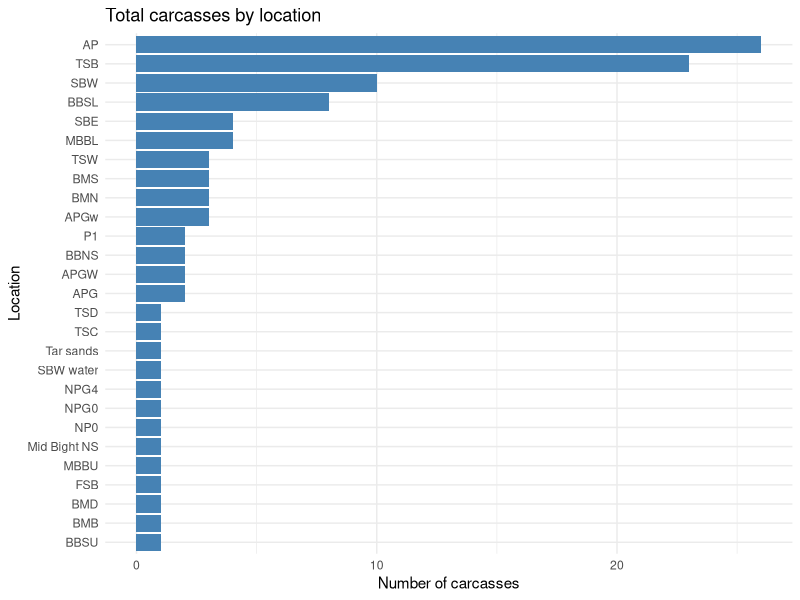
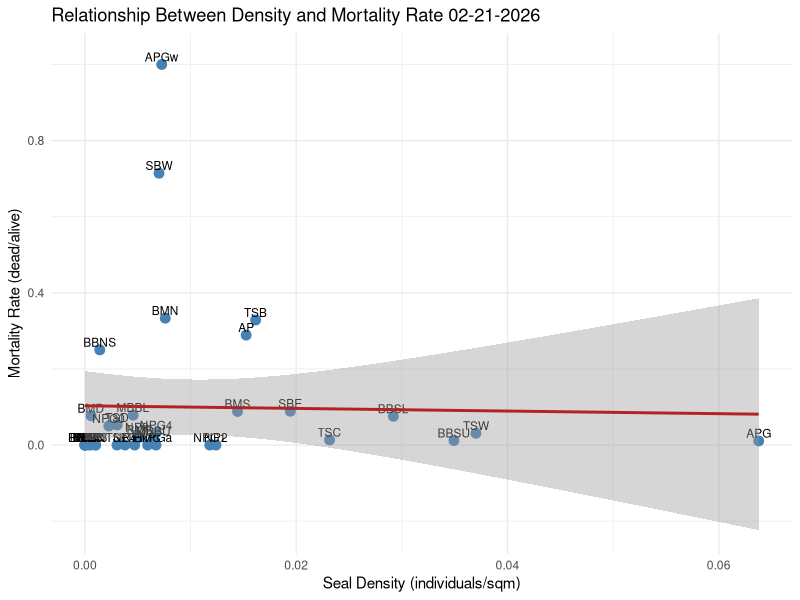
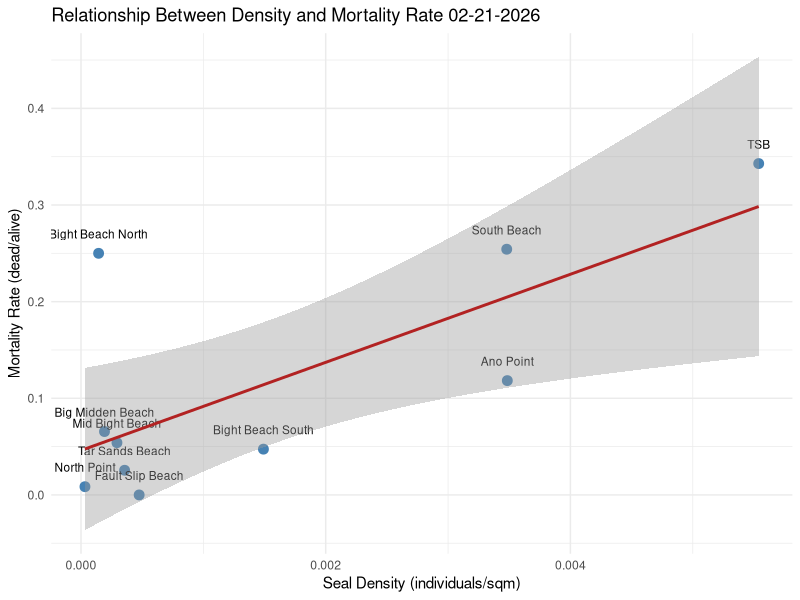

Here is the R script that generated these plots, in order:
library(tidyverse)
library(dplyr)

carcassdata<- read_csv("ML_all_carcasses_2026_April23.csv",
               quote = '"')

glimpse(carcassdata)
carcassdata |> 
  count(area, sort = TRUE) |> 
  print(n = 27)
carcassdata |> 
  count(area, sort = TRUE) |> 
  ggplot(aes(x = reorder(area, n), y = n)) +
  geom_col(fill = "steelblue") +
  coord_flip() +
  labs(
    title = "Total carcasses by location",
    x = "Location",
    y = "Number of carcasses"
  ) +
  theme_minimal()
X20210221SegementAreaCount <- read_csv("20210221SegementAreaCount.csv")

#adding in density column=individuals/area
DensityDS <- X20210221SegementAreaCount %>%
  mutate(density = NUMPOINTS / area_sqm)

view(DensityDS)

#renaming and modifing existing columns
DensityDS <- DensityDS %>% rename(number_individuals = NUMPOINTS, beach_location = Beach)
DensityDS <- DensityDS %>% select(-fid)
DensityDS <- DensityDS %>% rename(number_individuals_alive = number_individuals)

#getting number of dead individuals, merging APGW and APGw into one location
df_counts <- carcassdata %>%
  mutate(area = case_when(
    area == "APGW" ~ "APGw",
    TRUE ~ area
  )) %>%
  group_by(area) %>%
  summarise(number_individuals_dead = n())

#joining tables, keeping all locations even if no density match
combined <- DensityDS %>%
  full_join(df_counts, by = c("beach_location" = "area"))

#replace Na in number_individuals_dead with 0
combined$number_individuals_dead[is.na(combined$number_individuals_dead)] <- 0

#adding mortality rate column
combined <- combined %>%
  mutate(mortality_rate = number_individuals_dead / number_individuals_alive)

#replacing NaN and inf with 0
combined <- combined %>%
  mutate(across(everything(), ~ifelse(is.nan(.), 0, .)))%>%
  mutate(across(everything(),~ifelse(is.infinite(.), 0, .)))

#deleting repeating rows (17,18,19,20)
combined <- combined %>% slice(-c(17, 18, 19,20)) 

#combining SBW water with SBW and Tar sands with TSB and Mid Bight NS to MBBL
combined$number_individuals_dead[combined$beach_location == "SBW"] <- combined$number_individuals_dead[combined$beach_location == "SBW"] + combined$number_individuals_dead[combined$beach_location == "SBW water"]

combined$number_individuals_dead[combined$beach_location == "TSB"] <- combined$number_individuals_dead[combined$beach_location == "TSB"] + combined$number_individuals_dead[combined$beach_location == "Tar sands"]

combined$number_individuals_dead[combined$beach_location == "MBBL"] <- combined$number_individuals_dead[combined$beach_location == "MBBL"] + combined$number_individuals_dead[combined$beach_location == "Mid Bight NS"]

#remove SBW water and Tar sands
combined <- combined[-c(39,40,37), ]

#grouping locations together to see if there is a larger scale trend
unique(combined$beach_location)

combinedlocation <- combined %>%
  mutate(combinedlocation = case_when(
    beach_location %in% c("NP", "NPC", "NP0", "NP1", "NP2", "NP3", "NP4", "NP5", "NPG0", "NPGa", "NPG1", "NPG4", "NPD")          ~ "North Point",
    beach_location %in% c("BBN", "BBNS", "BBNN")    ~ "Bight Beach North",
    beach_location %in% c("MBBL", "MBBU", "Mid Bight NS")              ~ "Mid Bight Beach",
    beach_location %in% c("BMB", "BMNN", "BMD","BMC", "BMS","BMD", "BMN")              ~ "Big Midden Beach",
    beach_location %in% c("BBSL", "BBSU","")              ~ "Bight Beach South",
    beach_location %in% c("AP", "APG","APGw")              ~ "Ano Point",
    beach_location %in% c("SBW", "SBE", "SBW water")              ~ "South Beach",
    beach_location %in% c("TSW", "TSC", "TSD", "TSE","Tar sands")              ~ "Tar Sands Beach",
    beach_location %in% c("FSB")              ~ "Fault Slip Beach",
    TRUE                                    ~ beach_location  # keeps anything not listed as-is
  ))

#combining data for respective location groups

combinedlocation <- combinedlocation %>%
  group_by(combinedlocation) %>%
  summarise(
    number_individuals_dead = sum(number_individuals_dead),
    number_individuals_alive = sum(number_individuals_alive),
    area_sqm = sum(area_sqm),
    mortality_rate = number_individuals_dead / number_individuals_alive,
    density = number_individuals_dead / area_sqm
  )

#making Nan and inf=0 so density and mortality calcs can go through
combinedlocation <- combinedlocation %>%
  mutate(across(everything(), ~ifelse(is.nan(.), 0, .)))%>%
  mutate(across(everything(),~ifelse(is.infinite(.), 0, .)))

view(combinedlocation)

#scatterplot density vs mortality rate with combined (emiting NA)
combined %>%
  filter(!is.na(density) & !is.na(mortality_rate)) %>%
  ggplot(aes(x = density, y = mortality_rate, label=beach_location)) +
  geom_point(size = 3, color = "steelblue") +
  geom_text(nudge_y = 0.02, size = 3) +
  geom_smooth(method = "lm", se = TRUE, color = "firebrick") +
  labs(
    title = "Relationship Between Density and Mortality Rate 02-21-2026",
    x = "Seal Density (individuals/sqm)",
    y = "Mortality Rate (dead/alive)",
  ) +
  theme_minimal()

#scatterplot density vs mortality rate with combined locations (regional)

combinedlocation %>%
  filter(!is.na(density) & !is.na(mortality_rate)) %>%
  ggplot(aes(x = density, y = mortality_rate, label=combinedlocation)) +
  geom_point(size = 3, color = "steelblue") +
  geom_text(nudge_y = 0.02, size = 3) +
  geom_smooth(method = "lm", se = TRUE, color = "firebrick") +
  labs(
    title = "Relationship Between Density and Mortality Rate 02-21-2026",
    x = "Seal Density (individuals/sqm)",
    y = "Mortality Rate (dead/alive)",
  ) +
  theme_minimal()


#summary stats for combined Density vs MR (not stat sig)
model <- lm(density ~ mortality_rate, data = combined)
summary(model)

#summary stats for combined location Density vs MR
combinedlocationmodel <- lm(density ~ mortality_rate, data = combinedlocation)
summary(model)
